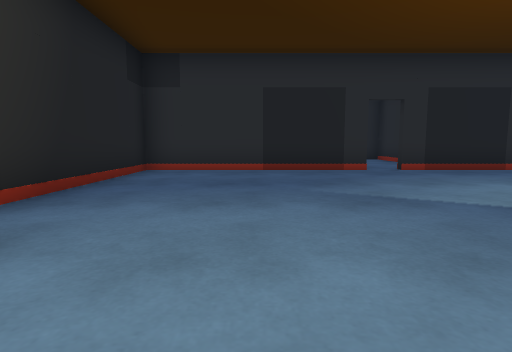
view 1 (above)

13 first-person views from a walk through a 3-D level made in the Unity game engine. The camera is 0.64 m above the floor, tilts 6° down and sees 80° across. Doors are open. The floor is counted in squares, 1 m on a side. Each view is taken from the middle of a square. On the plan, view 1 faces up. The plan holds only what a view shows up to about 9 squares ahead; the rest is blank. The place goes on beyond the plan.

view 2
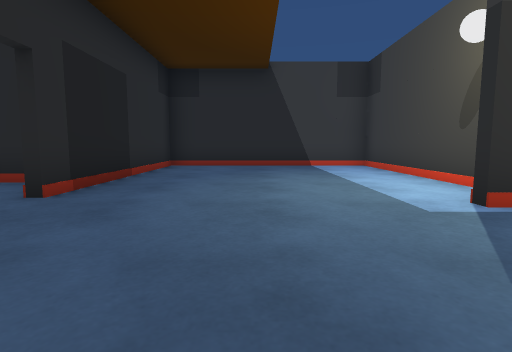

view 3
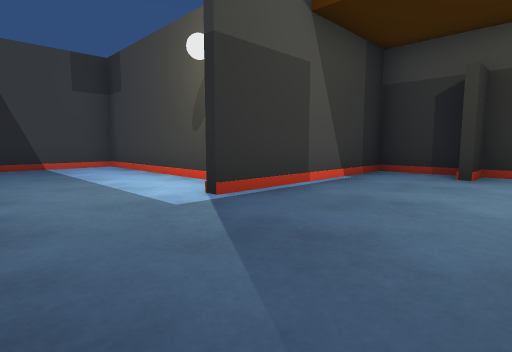

view 4
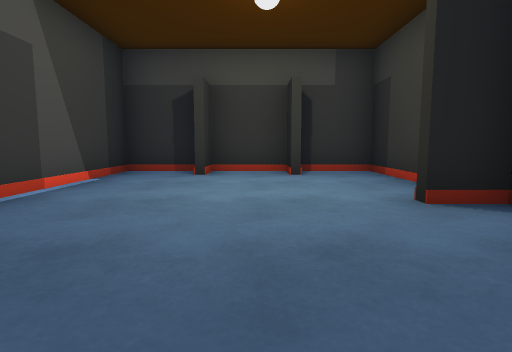

view 5
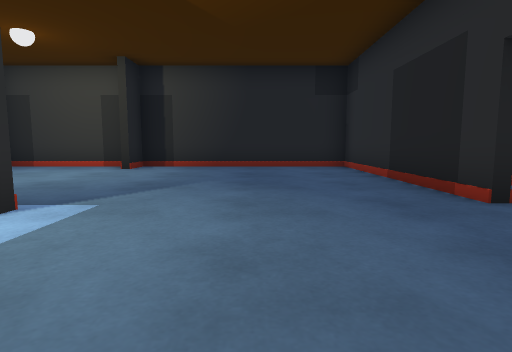

view 6
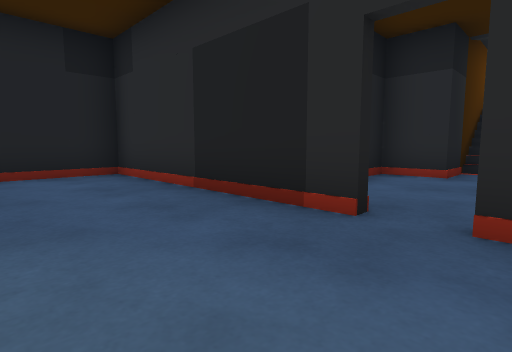

view 7
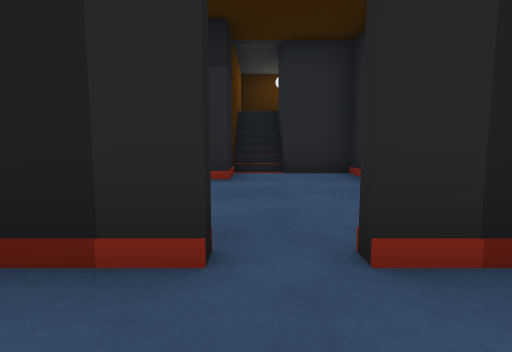

view 8
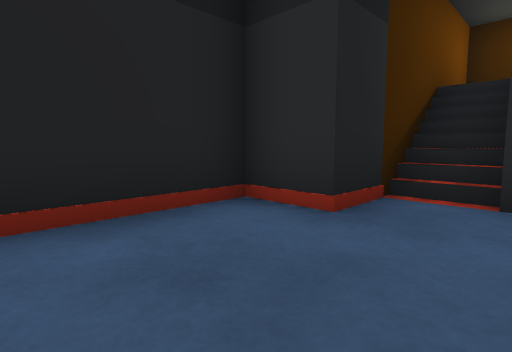

view 9
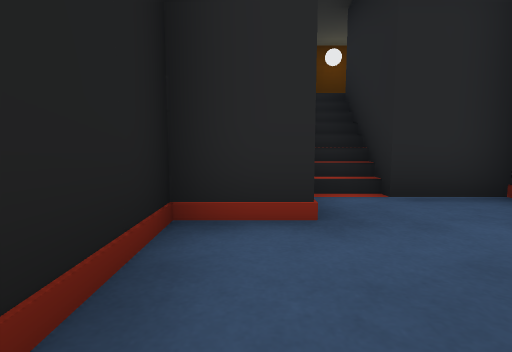

view 10
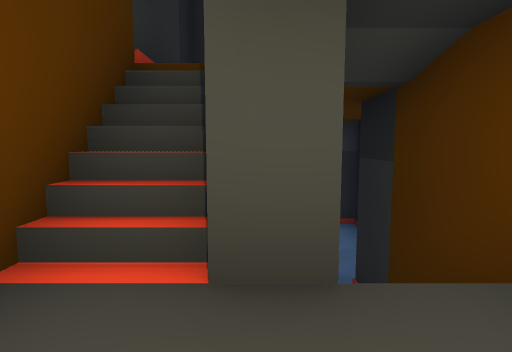

view 11
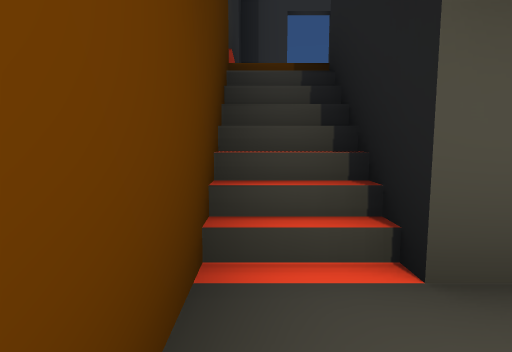

view 12
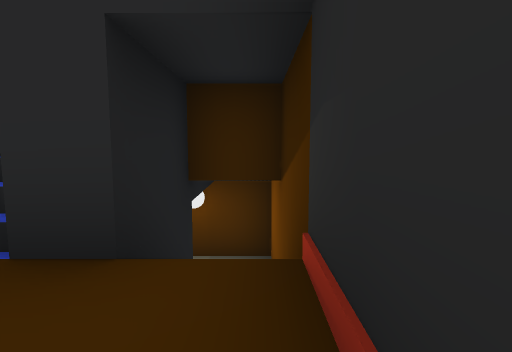

view 13
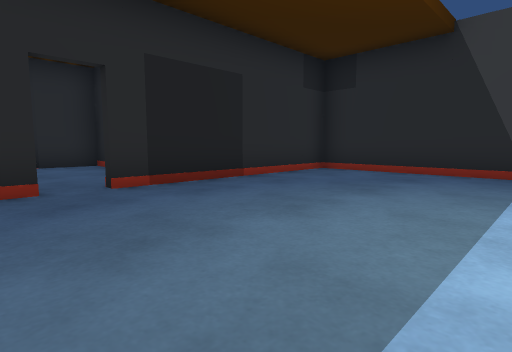

### Floor plan
Key: @ floor where view 1 was taken; # wall or solid block; . main floor; : floor 1.55 m higher than the main floor; / step, stairs or slope; D open door; = window, fence, low wall or low ledge.
Columns run from 3 left of view 1 to 9 right of it. Each row starts with its distance up from view 1.
 17      ####
 16      # ::#
 15      #:::#
 14      #/#/#
 13      #/#/=
 12     ##../#
 11     #.../#
 10     #..D##
  9     #...#
  8 ######D######
  7 #...........#
  6 #...........#
  5 #...........#
  4 #...........#
  3 #...........#
  2 ##....#######
  1 #.....#
  0 #..@..#
 -1 #.....#
 -2 #######

Positions as (right, up) in squares from view 1, and headings:
1: (0, 0), facing up
2: (0, 5), facing right
3: (0, 5), facing down-right
4: (0, 5), facing down
5: (6, 5), facing left
6: (4, 5), facing up-left
7: (3, 6), facing up
8: (4, 9), facing up-left
9: (2, 9), facing up
10: (4, 16), facing down
11: (5, 16), facing down
12: (5, 11), facing up
13: (2, 3), facing up-right
